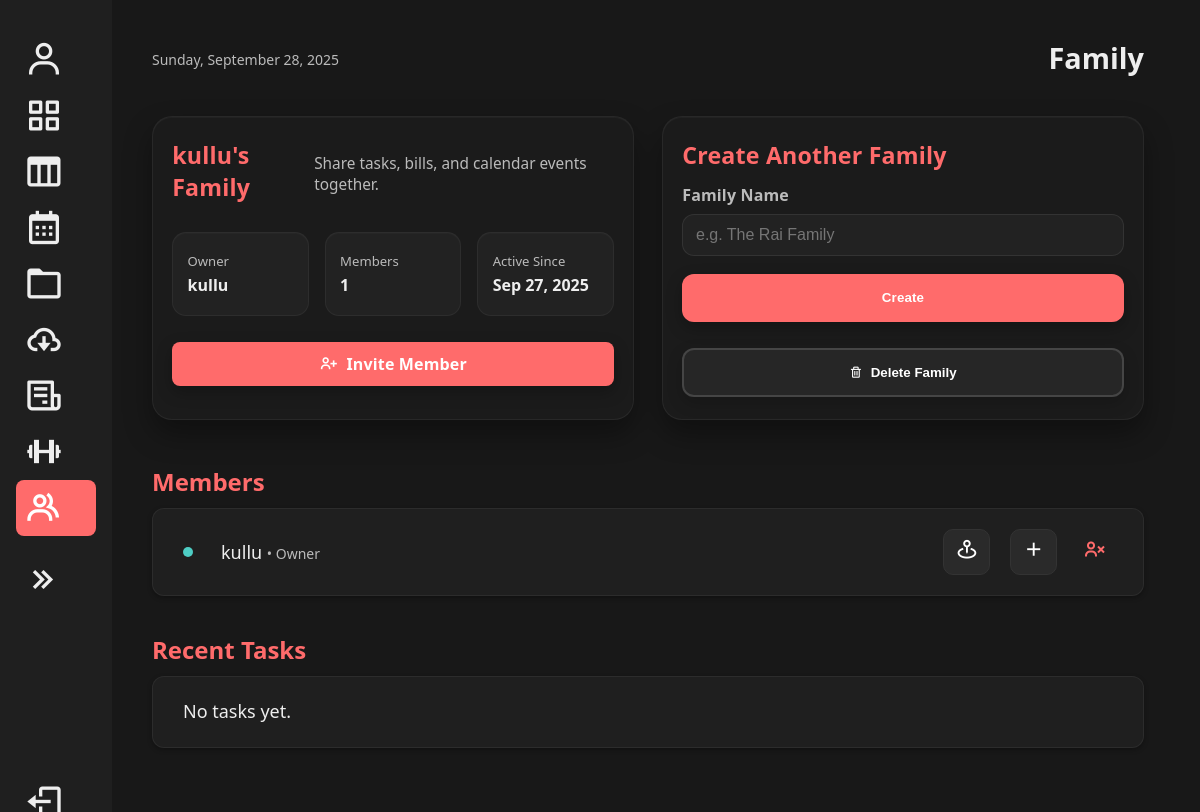
The page /FamilyManager/ (signed in) on the database its author committed.
### main/models.py (models this page shows, shortened)
class Family(models.Model):
    name = models.CharField(max_length=100)
    owner = models.ForeignKey(User, on_delete=models.CASCADE, related_name="owned_families")
    created_at = models.DateTimeField(auto_now_add=True)

class FamilyMembership(models.Model):
    user = models.ForeignKey(User, on_delete=models.CASCADE, related_name="family_memberships")
    family = models.ForeignKey(Family, on_delete=models.CASCADE, related_name="memberships")
    role = models.CharField(max_length=20, default="member")  # e.g., "parent" / "child"
    joined_at = models.DateTimeField(auto_now_add=True)
    class Meta:
        unique_together = ("user", "family")

### main/views.py (the view)
# urls.py: path('FamilyManager/', main_views.FamilyManager, name='FamilyManager'),
@login_required
def FamilyManager(request):
    return family_page(request)

### main/views.py (called while the page is built)
def _model_has_field(model, field_name: str) -> bool:
    return any(f.name == field_name for f in model._meta.get_fields())

### main/templates/FamilyManager.html (shortened to what this page needs)
{% load static %}
<!DOCTYPE html>
<html lang="en">
<head>
  <link href="https://unpkg.com/boxicons@2.1.4/css/boxicons.min.css" rel="stylesheet">
  <link rel="stylesheet" href="{% static 'index.css' %}?v=51">
</head>
<body>
  <div class="container">
    <aside>
      <nav class="nav">
        <ul class="nav-links">
          <li>
            <a href="{% url 'UserProfile' %}" {% if request.resolver_match.url_name == 'TaskManager' %}{% endif %}>
              <i class='bx bx bx-user'></i><span><strong>{{ user.username }}</strong></span>
            </a>
          </li>
          <li>
            <a href="{% url 'appboard:home' %}"
               class="{% if request.resolver_match.namespace == 'appboard' %}active{% endif %}">
              <i class='bx bx-grid-alt'></i><span>Dashboard</span>
            </a>
          </li>
          <li>
            <a href="{% url 'kanban:kanbanTable' %}" class="{% if request.resolver_match.url_name == 'kanbanTable' %}active{% endif %}">
              <i class='bx bx-columns'></i><span>Kanban</span>
            </a>
          </li>
          <li>
            <a href="{% url 'calendar' %}" {% if request.resolver_match.url_name == 'calendar' %}class="active"{% endif %}>
              <i class='bx bx-calendar'></i><span>Calendar</span>
            </a>
          </li>
          <li>
            <a href="{% url 'confirm_password' %}" {% if request.resolver_match.url_name == 'DocumentStorage' %}class="active"{% endif %}>
              <i class='bx bx-folder'></i><span>Document Manager</span>
            </a>
          </li>
          <li>
            <a href="{% url 'Subscription' %}" {% if request.resolver_match.url_name == 'Subscription' %}class="active"{% endif %}>
              <i class='bx bx-cloud-download'></i><span>Subscription Tracker</span>
            </a>
          </li>
          <li>
            <a href="{% url 'BillManager' %}" {% if request.resolver_match.url_name == 'BillManager' %}class="active"{% endif %}>
              <i class='bx bx-receipt'></i><span>Bill Manager</span>
            </a>
          </li>
          <li>
            <a href="{% url 'HealthManager' %}" {% if request.resolver_match.url_name == 'HealthManager' %}class="active"{% endif %}>
              <i class='bx bx-dumbbell'></i><span>Health Manager</span>
            </a>
          </li>
          <li><a href="{% url 'FamilyManager' %}" {% if request.resolver_match.url_name == 'FamilyManager' %}class="active"{% endif %}>
          <i class='bx bx-group'></i><span>Family</span></a></li>
        </ul>
        <div class="collapse-btn">
          <a href="#" data-resize-btn>
            <i class='bx bx-chevrons-right'></i><span>Collapse</span>
          </a>
        </div>
        <div class="logout-btn">
          <a href="{% url 'login' %}">
            <i class='bx bx-log-out'></i><span>Logout</span>
          </a>
        </div>
      </nav>
    </aside>
    <main class="content">
      <header class="header">
        <div class="date">{% now "l, F j, Y" %}</div>
        <h1>Family</h1>
      </header>
      {% if has_family %}
      <section class="cards-grid family-grid">
        <div class="card">
          <div class="card-header">
            <h2>{{ family.name|default:"—" }}</h2>
            <p class="card-sub">Share tasks, bills, and calendar events together.</p>
          </div>
          <div class="stats">
            <div class="stat">
              <span class="stat-label">Owner</span>
              <span class="stat-value">{{ owner.username|default:user.username }}</span>
            </div>
            <div class="stat">
              <span class="stat-label">Members</span>
              <span class="stat-value">{{ members|length }}</span>
            </div>
            <div class="stat">
              <span class="stat-label">Active Since</span>
              <span class="stat-value">{{ family.created_at|date:"M j, Y"|default:"—" }}</span>
            </div>
          </div>
          <div class="card-actions">
            <a class="btn btn-primary btn-lg" href="#" id="openInviteModal">
              <i class='bx bx-user-plus' style="font-size:1.2rem;vertical-align:-2px"></i>
              Invite Member
            </a>
          </div>
        </div>
        <div class="card">
          <div class="card-header">
            <h2>{% if is_owner %}Create Another Family{% else %}Create Family{% endif %}</h2>
          </div>
          <form method="post" action="{% url 'family_create' %}">
            <div class="form-group">
              <label for="fam_name">Family Name</label>
              <input id="fam_name" name="name" type="text" placeholder="e.g. The Rai Family">
            </div>
            <div class="form-actions">
              <button class="btn btn-primary btn-lg btn-block" type="submit">Create</button>
            </div>
          </form>
          <form id="deleteFamilyForm" method="post" action="{% url 'family_delete' %}" style="margin-top:0.8rem;">
            <button class="option-btn" type="submit">
              <i class='bx bx-trash'></i>
              Delete Family
            </button>
          </form>
        </div>
      </section>
      {% endif %}
      {% if has_family %}
      <section class="members-section">
        <h2 class="title">Members</h2>
        <ul class="task-list" id="membersList">
          {% for m in members %}
          <li class="task-item">
            <span class="status-dot" style="background:#4ECDC4"></span>
            <label style="flex:1;font-size:18px;">
              {{ m.user.get_full_name|default:m.user.username }}
              <span class="date"> • {{ m.role|title }}</span>
            </label>
            <button class="icon-btn location-btn" title="Show live location"
                    data-member-id="{{ m.id }}"
                    data-member-name="{{ m.user.get_full_name|default:m.user.username }}">
              <i class='bx bx-map-pin'></i>
            </button>
            <button class="icon-btn assign-btn" title="Assign task"
                    data-member-id="{{ m.id }}"
                    data-member-name="{{ m.user.get_full_name|default:m.user.username }}">
              <i class='bx bx-plus'></i>
            </button>
            <button class="delete-btn" title="Remove" onclick="toast('Remove: hook backend next')">
              <i class='bx bx-user-x'></i>
            </button>
          </li>
          {% empty %}
          <li class="task-item"><label>No members yet. Use “Invite Member”.</label></li>
          {% endfor %}
        </ul>
      </section>
      <section style="margin-top:1.2rem;margin-bottom:2rem;">
        <div style="display:flex;align-items:center;justify-content:space-between;">
          <h2 class="title">Recent Tasks</h2>
        </div>
        <ul class="task-list" id="recentTasks">
          {% for t in tasks %}
          <li class="task-item">
            <input type="checkbox" {% if t.status == 'completed' %}checked{% endif %} disabled />
            <label style="flex:1">
              {{ t.title }}
              {% if t.due_date %}<span class="date"> • Due: {{ t.due_date|date:"M j, g:i a" }}</span>{% endif %}
              {% if t.assigned_to %}<span class="date"> • → {{ t.assigned_to.username|default:t.assigned_to }}</span>{% endif %}
              {% if t.priority %}<span class="date"> • {{ t.priority|title }}</span>{% endif %}
            </label>
          </li>
          {% empty %}
          <li class="task-item" data-empty="1"><label>No tasks yet.</label></li>
          {% endfor %}
        </ul>
      </section>
      {% endif %}
    </main>
  </div>
</body>
</html>

### rows shown on the page
Family: name "kullu's Family", created_at "Sep 27, 2025"
FamilyMembership: user.get_full_name "kullu", role "Owner"

### other values the page prints
{{ owner.username|default:user.username }} "kullu"
{{ members|length }} "1"
